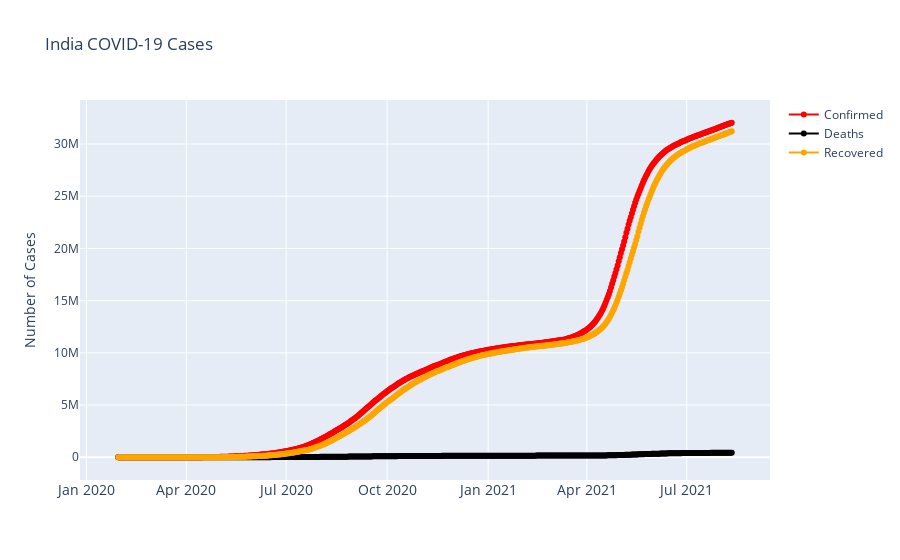

Here is the notebook cell this chart was saved with:
### Markdown cell above
#Day-Wise Confirmed, Deaths and Cured cases

### Code cell
# multiple plots in a single figure using graph objects

fig = go.Figure()
fig.add_trace(go.Scatter(x=df_confirmed_india['Date'], y=df_confirmed_india['Confirmed'], mode='lines+markers', name='Confirmed',line=dict(color='red', width=2)))
fig.add_trace(go.Scatter(x=df_death_india['Date'], y=df_death_india['Deaths'], mode='lines+markers', name='Deaths', line=dict(color='black', width=2)))
fig.add_trace(go.Scatter(x=df_cured_india['Date'], y=df_cured_india['Cured'], mode='lines+markers', name='Recovered', line=dict(color='orange', width=2)))
fig.update_layout(title='India COVID-19 Cases', xaxis_tickfont_size=14,yaxis=dict(title='Number of Cases'))
fig.show()

### Figure 1 — Plotly figure (JSON) as saved in the notebook; plotly's stock layout.template omitted (floating-point values rounded to 4 significant figures; data arrays with more than 128 entries replaced by an {"elided": "..."} marker saying what was removed)
{"data": [{"line": {"color": "red", "width": 2}, "mode": "lines+markers", "name": "Confirmed", "type": "scatter", "x": {"elided": "560 str values"}, "y": {"elided": "560 int values"}}, {"line": {"color": "black", "width": 2}, "mode": "lines+markers", "name": "Deaths", "type": "scatter", "x": {"elided": "560 str values"}, "y": {"elided": "560 int values"}}, {"line": {"color": "orange", "width": 2}, "mode": "lines+markers", "name": "Recovered", "type": "scatter", "x": {"elided": "560 str values"}, "y": {"elided": "560 int values"}}], "layout": {"title": {"text": "India COVID-19 Cases"}, "xaxis": {"tickfont": {"size": 14}, "type": "date", "range": ["2019-12-26 21:08:00.1894", "2021-09-14 02:51:59.8106"], "autorange": true}, "yaxis": {"title": {"text": "Number of Cases"}, "type": "linear", "range": [-2347000.0, 34380000.0], "autorange": true}, "autosize": true}}
